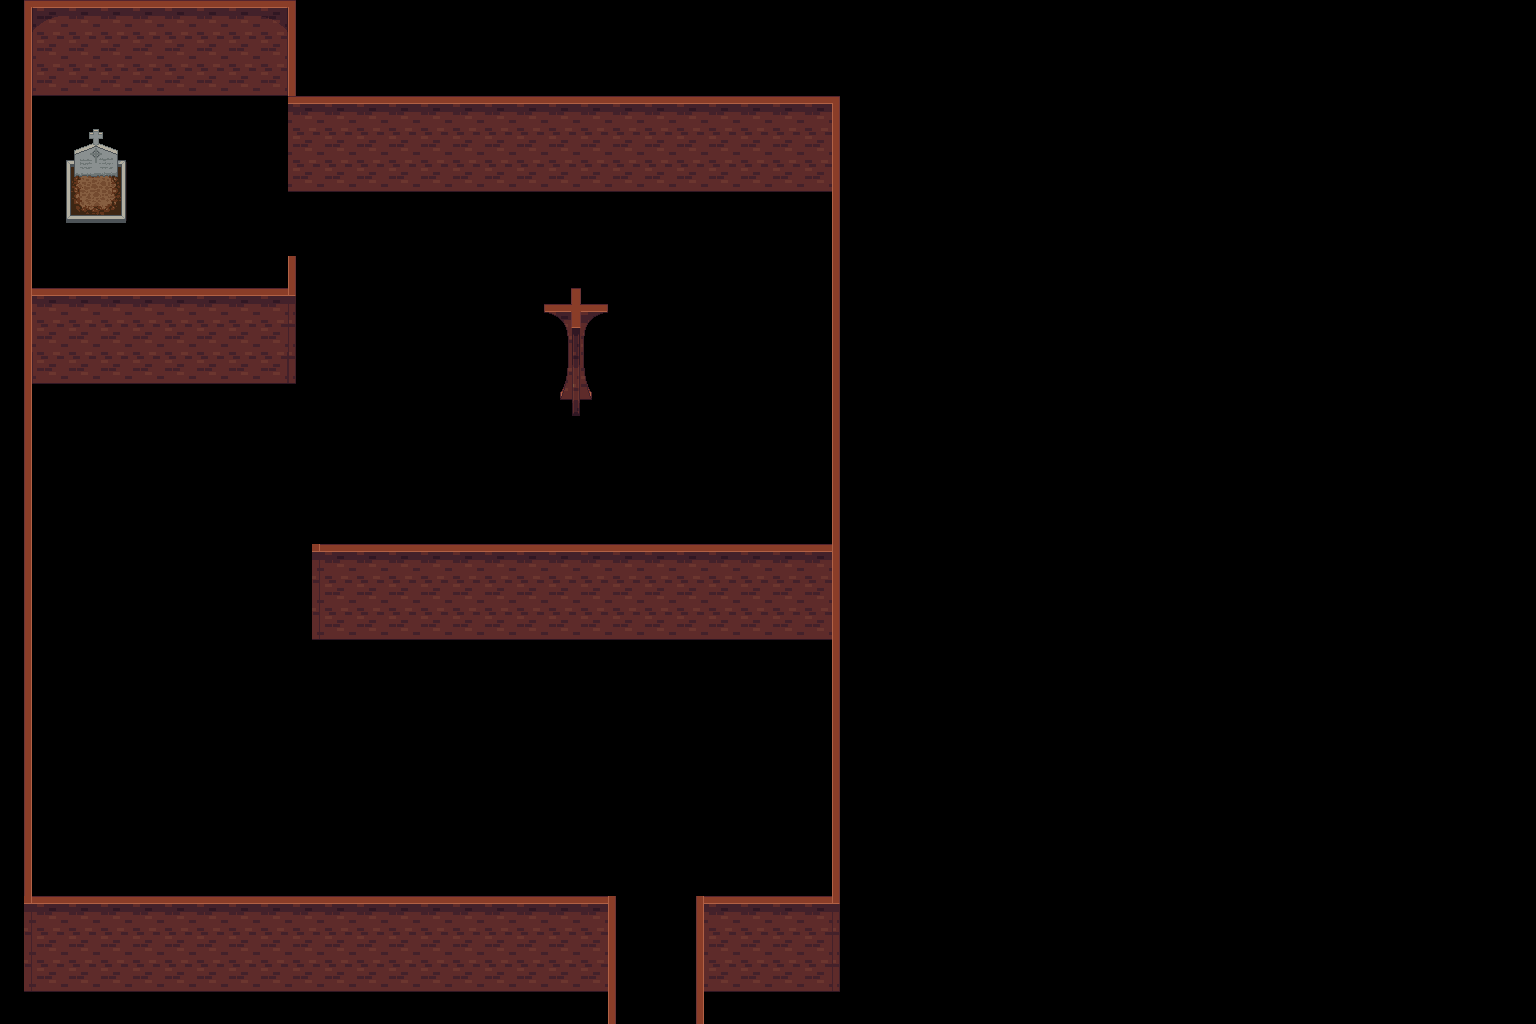

Tiled map render using the project's own tile images. Description and the map definition, with tile-layer contents summarised, below:
An orthogonal 48x32 tile map with 32x32 px tiles, 3 tile layers (Ground, Impassible, Floating), 3 tilesets and 7 objects (4x mushroom3, 2x skeleton_mage, S).

<map version="1.0" orientation="orthogonal" width="48" height="32" tilewidth="32" tileheight="32">
 <properties>
  <property name="bgcolor" value="43212A" />
 </properties>
 <tileset firstgid="1" name="dungeon" tilewidth="32" tileheight="32">
  <image source="../images/dungeon/dungeon.png" width="416" height="256" />
 </tileset>
 <tileset firstgid="105" name="gravestones" tilewidth="32" tileheight="32">
  <image source="../images/outdoors/gravestones.png" width="160" height="96" />
 </tileset>
 <tileset firstgid="120" name="mob_tiles" tilewidth="32" tileheight="32">
  <image source="../images/creatures/mob_tiles.png" width="128" height="128" />
 </tileset>
 <layer name="Ground" width="48" height="32">
  <data>[1536 cells, 2 non-empty, 2 distinct tile ids]</data>
 </layer>
 <layer name="Impassible" width="48" height="32">
  <data>[1536 cells, 193 non-empty, 25 distinct tile ids]</data>
 </layer>
 <layer name="Floating" width="48" height="32">
  <data>[1536 cells, 109 non-empty, 13 distinct tile ids]</data>
 </layer>
 <objectgroup name="MOBs" width="48" height="32">
  <object name="skeleton mage" type="skeleton_mage" gid="120" x="429" y="265">
   <properties>
    <property name="hits" value="20" />
   </properties>
  </object>
  <object name="skeleton mage" type="skeleton_mage" gid="120" x="71" y="611">
   <properties>
    <property name="hits" value="20" />
   </properties>
  </object>
 </objectgroup>
 <objectgroup name="Zones" width="48" height="32">
  <object name="church" type="S" x="610" y="884">
   <polygon points="0,0 1,64 91,65 90,-1" />
  </object>
 </objectgroup>
 <objectgroup name="Objects" width="48" height="32">
  <object name="magic shroom" type="mushroom3" gid="121" x="121" y="120" />
  <object name="magic shroom" type="mushroom3" gid="121" x="55" y="260" />
  <object name="magic shroom" type="mushroom3" gid="121" x="238" y="128" />
  <object name="magic shroom" type="mushroom3" gid="121" x="199" y="245" />
 </objectgroup>
</map>
